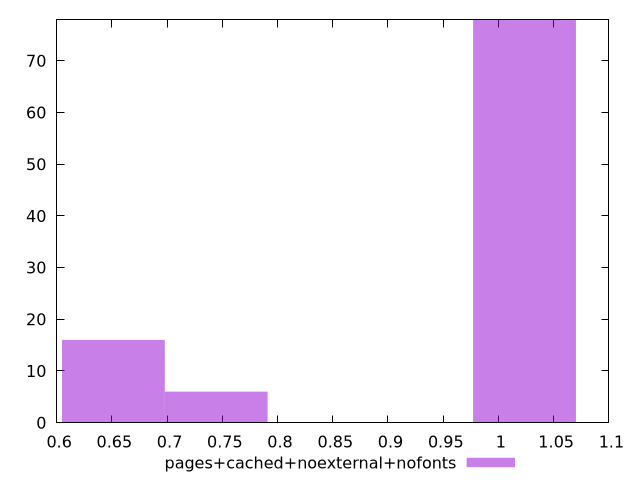

Reproduce this figure in gnuplot.
$_pagesCachedNoexternalNofonts <<EOF
1.023629908259448 78
0.6514008507105579 16
0.7444581150977804 6
EOF
set key outside below
set terminal pngcairo
set output "report_00005_2020-11-02T22-26-11.212Z/render-blocking-resources/pages+cached+noexternal+nofonts//hist.png"
set yrange [0:78]
set boxwidth 0.09305726438722255
set style fill transparent solid 0.5 noborder
plot $_pagesCachedNoexternalNofonts title "pages+cached+noexternal+nofonts" with boxes ,
